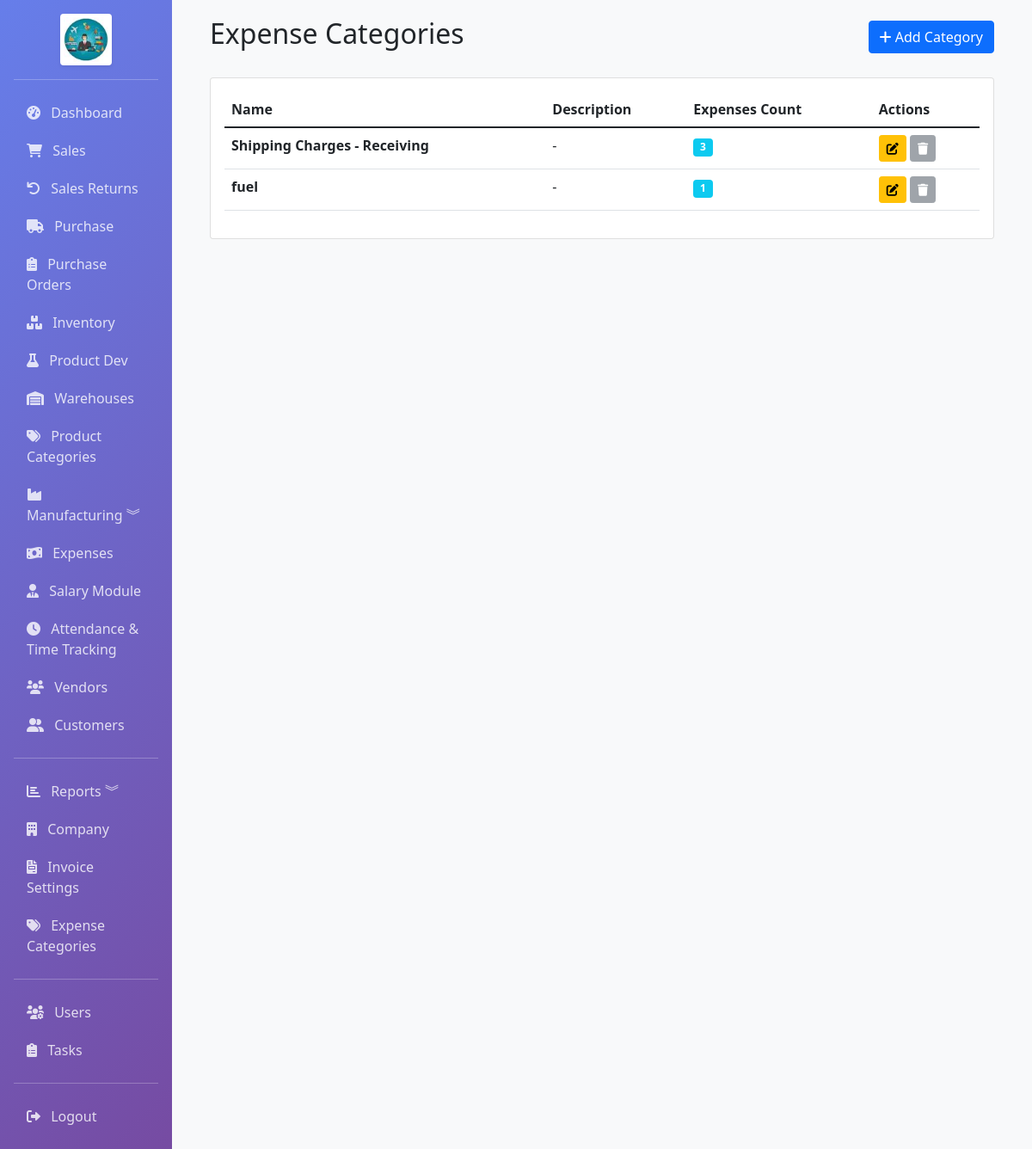
Page /accounting/expense-categories (signed in) on the committed database.
### app/models.py (models this page shows, shortened)
class ExpenseCategory(db.Model):
    __tablename__ = 'expense_categories'
    id = db.Column(db.Integer, primary_key=True)
    name = db.Column(db.String(100), nullable=False, unique=True, index=True)
    description = db.Column(db.Text)
    is_active = db.Column(db.Boolean, default=True)
    created_at = db.Column(db.DateTime, default=datetime.utcnow)
    expenses = db.relationship('Expense', backref='expense_category', lazy=True)

### app/routes/accounting.py (the view)
@bp.route('/expense-categories')
@login_required
def expense_categories():
    from app.models import ExpenseCategory
    categories = ExpenseCategory.query.order_by(ExpenseCategory.name).all()
    return render_template('accounting/expense_categories.html', categories=categories)

### app/models.py (called while the page is built)
    @property
    def is_admin(self):
        return self.role == 'admin'

### app/templates/accounting/expense_categories.html (shortened to what this page needs)
{% extends "base.html" %}
{% block content %}
<div class="container-fluid">
    <div class="d-flex justify-content-between align-items-center mb-4">
        <h2>Expense Categories</h2>
        <a href="{{ url_for('accounting.add_expense_category') }}" class="btn btn-primary">
            <i class="fas fa-plus"></i> Add Category
        </a>
    </div>
    <div class="card">
        <div class="card-body">
            <div class="table-responsive">
                <table class="table table-hover">
                    <thead>
                        <tr>
                            <th>Name</th>
                            <th>Description</th>
                            <th>Expenses Count</th>
                            <th>Actions</th>
                        </tr>
                    </thead>
                    <tbody>
                        {% for category in categories %}
                        <tr>
                            <td><strong>{{ category.name }}</strong></td>
                            <td>{{ category.description or '-' }}</td>
                            <td>
                                <span class="badge bg-info">{{ category.expenses|length }}</span>
                            </td>
                            <td>
                                <a href="{{ url_for('accounting.edit_expense_category', id=category.id) }}"
                                   class="btn btn-sm btn-warning" title="Edit">
                                    <i class="fas fa-edit"></i>
                                </a>
                                {% if category.expenses %}
                                <button class="btn btn-sm btn-secondary" disabled title="Cannot delete - has expenses">
                                    <i class="fas fa-trash"></i>
                                </button>
                                {% else %}
                                <button class="btn btn-sm btn-danger" onclick="deleteCategory({{ category.id }}, '{{ category.name|e }}')" title="Delete">
                                    <i class="fas fa-trash"></i>
                                </button>
                                {% endif %}
                            </td>
                        </tr>
                        {% endfor %}
                    </tbody>
                </table>
            </div>
        </div>
    </div>
</div>
{% endblock %}

### rows in the picture
ExpenseCategory: name "Shipping Charges - Receiving", description "-", expenses|length "3"
ExpenseCategory: name "fuel", description "-", expenses|length "1"
